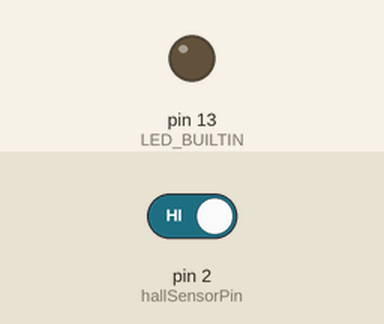
This sketch was run on a simulated Arduino Uno, built with avr-gcc and run on an emulated ATmega328P. Shown: output pins drawn as LEDs (lit = HIGH). Inputs (shaded band) come from the test bench; at power-on: pin 2 (hallSensorPin) HIGH.

Above: at 1.2 s.
1.3 s: pin 2 (hallSensorPin) driven LOW
At 1.6 s:
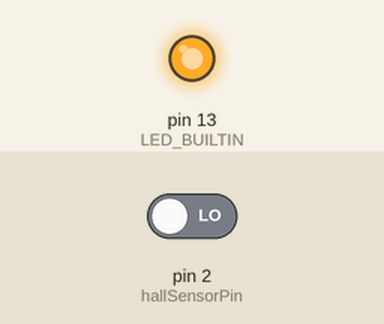
2.8 s: pin 2 (hallSensorPin) driven HIGH
At 3.9 s:
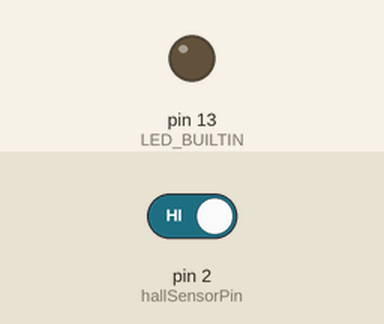
Timing chart, 0 to 5.8 s (numbered marks = the images above; inputs shaded):
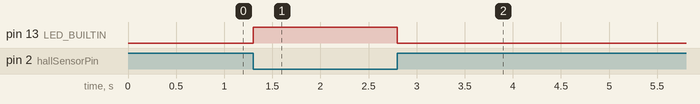

The sketch:

HallEffect.ino
```cpp
int hallSensorPin = 2;
int state = 0;

void setup() {
  pinMode(LED_BUILTIN, OUTPUT);
  pinMode(hallSensorPin, INPUT);
}

void loop(){

  state = digitalRead(hallSensorPin);

  if (state == LOW) {
    digitalWrite(LED_BUILTIN, HIGH);
  }
  else {
    digitalWrite(LED_BUILTIN, LOW);
  }
}
```

Measured:
- after the input at 1.3 s, pin 13 (LED_BUILTIN): LOW → HIGH at once
- after the input at 2.8 s, pin 13 (LED_BUILTIN): HIGH → LOW at once
